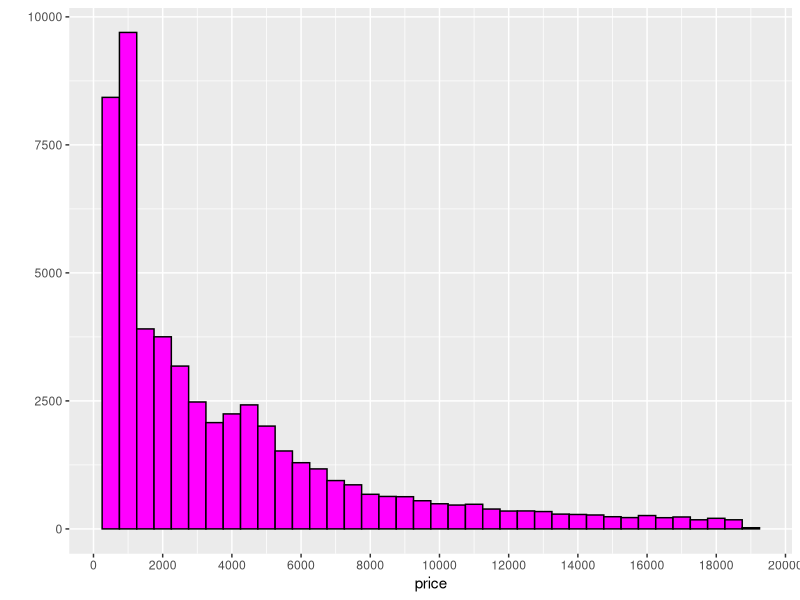
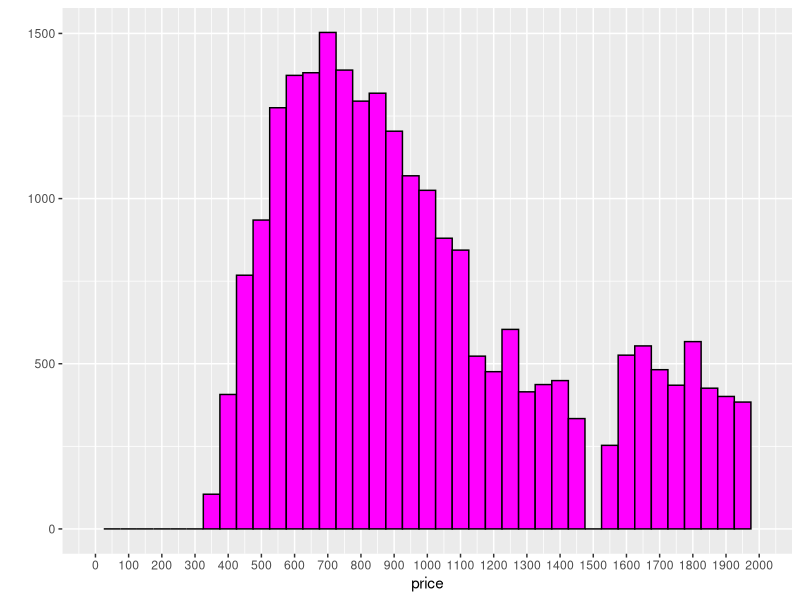
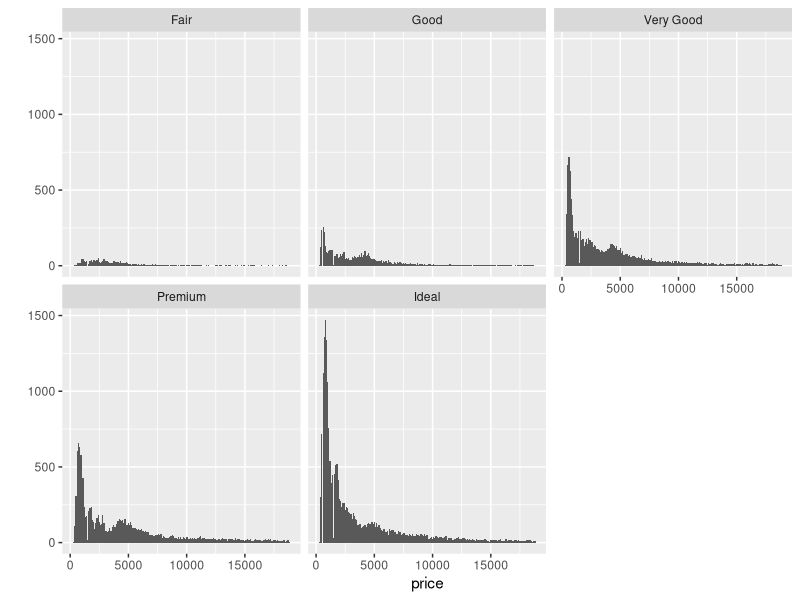
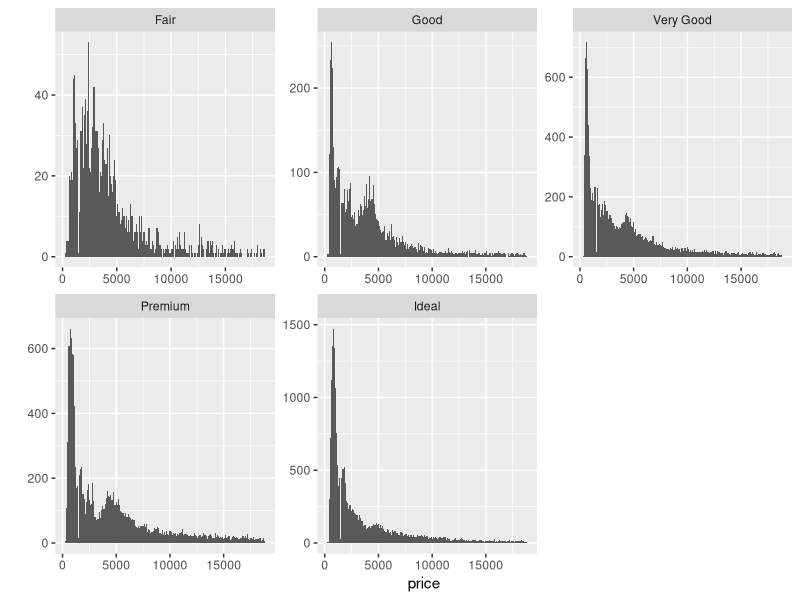
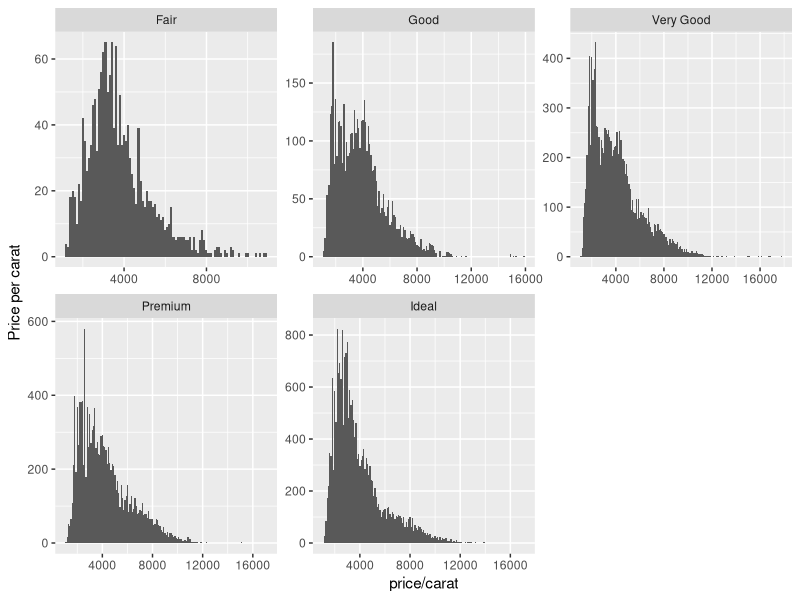
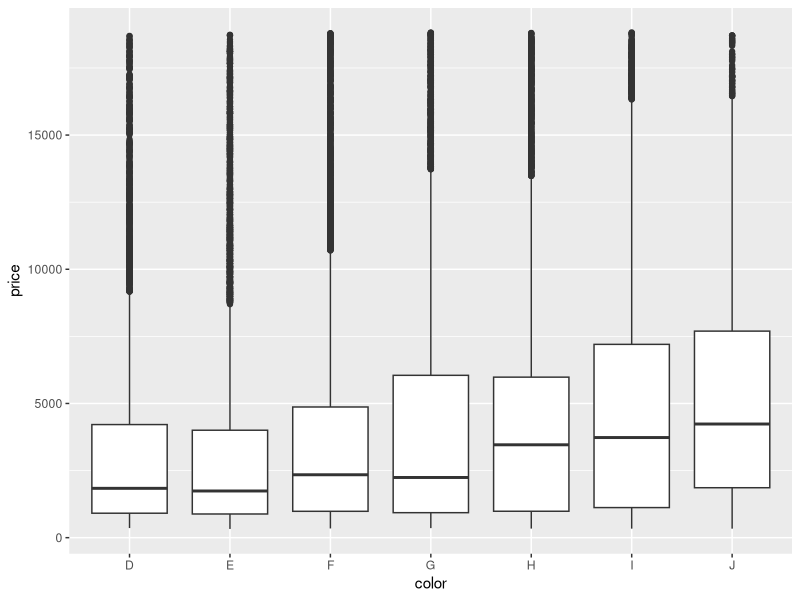
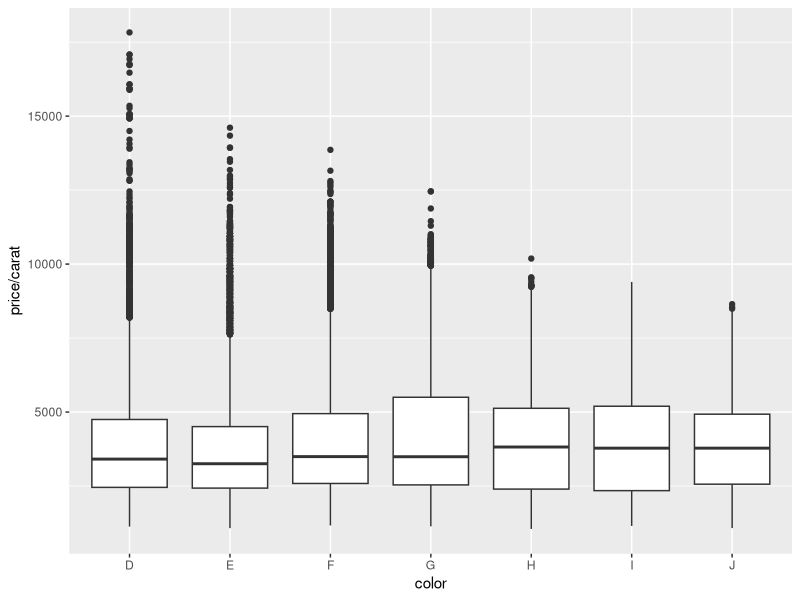
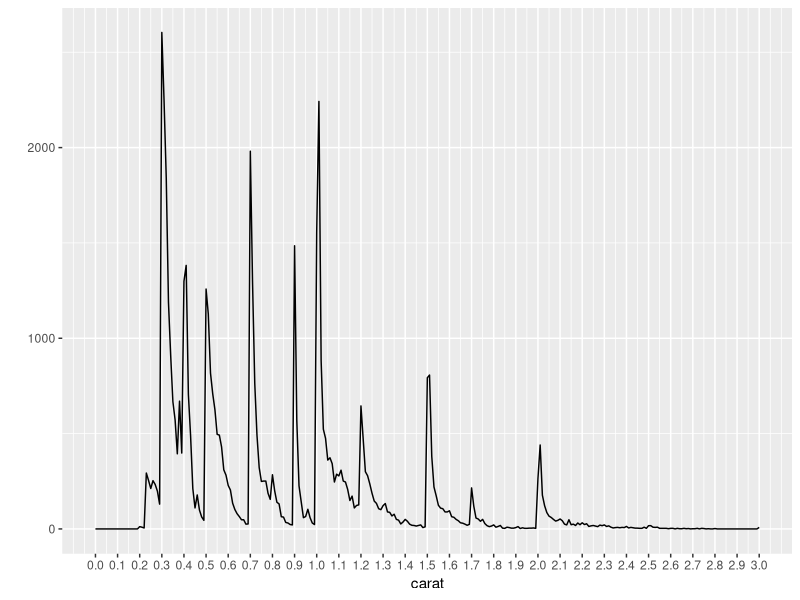

Source code (R) for these figures, in order:
#Load the data

library(ggplot2) #must load the ggplot package first
data(diamonds) #loads the diamonds data set since it comes with the ggplot package
summary(diamonds)
str(diamonds)
?diamonds

# Get all colors
levels(diamonds$color)

#Price
qplot(x=price, data=diamonds, binwidth=500, color=I("black"), fill=I("magenta")) +
  scale_x_continuous(breaks=seq(0, 20000, 2000))
summary(diamonds$price)

less_than_500 <- nrow(diamonds[diamonds$price < 500,])
less_than_250 <- nrow(diamonds[diamonds$price < 250,])
more_than_15000 <- nrow(diamonds[diamonds$price >= 15000,])

qplot(x=price, data=diamonds, binwidth=50, color=I("black"), fill=I("magenta")) +
  scale_x_continuous(breaks=seq(0, 2000, 100), limits=c(0, 2000))
ggsave("dataset/price_peak.png")

qplot(x=price, data=diamonds, binwidth=100) +
  scale_x_continuous(breaks=seq(0, 20000, 5000)) +
  facet_wrap(~cut)
ggsave("dataset/price_per_cut.png")

diamonds[diamonds$price >= max(diamonds$price),][1, 2]

diamonds[diamonds$price <= min(diamonds$price),]

by(diamonds$price, diamonds$cut, summary)

# Distribution

qplot(x=price, data=diamonds, binwidth=100) +
  scale_x_continuous(breaks=seq(0, 20000, 5000)) +
  facet_wrap(~cut, scales="free")

# Price per carat faceted by cut

qplot(x=price/carat, data=diamonds, binwidth=100) +
  scale_x_continuous(breaks=seq(0, 16000, 4000)) +
  facet_wrap(~cut, scales="free") +
  labs(y="Price per carat")
ggsave("dataset/price_per_carat.png")

# Box plot with colors

qplot(x=color, y=price, data=diamonds, geom="boxplot")
ggsave("dataset/price_per_color.png")

summary(diamonds[diamonds$color == "D",]$price)
summary(diamonds[diamonds$color == "J",]$price)

#Interquartile range

IQR(subset(diamonds, color == "D")$price)
IQR(subset(diamonds, color == "J")$price)

# Price per carat box plot

qplot(x=color, y=price/carat, data=diamonds, geom="boxplot")
ggsave("dataset/price_per_carat_by_color.png")

# Frequency plot of diamonds
qplot(x=carat, data=diamonds, geom="freqpoly", binwidth=0.01) +
  scale_x_continuous(breaks=seq(0,3,0.1), limits=c(0., 3.))
ggsave("dataset/carat_frequency.png")

# New dataset (internet user per 100)

df = read.csv("dataset/Internet_user_per_100.csv", header = T, row.names = 1, check.names = F)
str(df)